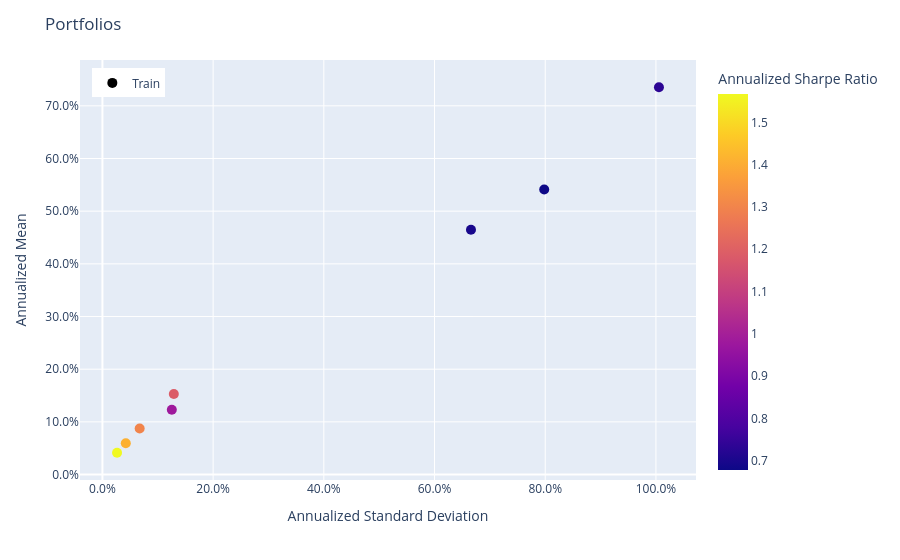

Write notebook code for a chart like this one.
### Code cell
population_train.plot_measures(
    x=RiskMeasure.ANNUALIZED_STANDARD_DEVIATION,
    y=PerfMeasure.ANNUALIZED_MEAN,
    color_scale=RatioMeasure.ANNUALIZED_SHARPE_RATIO,
    hover_measures=[RiskMeasure.MAX_DRAWDOWN, RatioMeasure.ANNUALIZED_SORTINO_RATIO],
)

### Figure 1 — Plotly figure (JSON) as saved in the notebook; plotly's stock layout.template omitted (floating-point values rounded to 4 significant figures)
{"data": [{"customdata": [["Train", 0.05077, 1.837, 1.301], ["Train", 0.1098, 1.781, 1.185], ["Train", 0.1134, 1.437, 0.9818], ["Train", 0.1595, 6.594, 0.7313], ["Train", 0.04557, 9.148, 0.6782], ["Train", 0.0383, 9.057, 0.6979], ["Train", 0.03446, 2.169, 1.567], ["Train", 0.03747, 2.026, 1.409]], "hovertemplate": "<b>%{hovertext}</b><br><br>tag=%{customdata[0]}<br>Annualized Standard Deviation=%{x:.3f}<br>Annualized Mean=%{y:.3f}<br>MAX Drawdown=%{customdata[1]:.3f}<br>Annualized Sortino Ratio=%{customdata[2]:.3f}<br>Annualized Sharpe Ratio=%{marker.color:.3f}<extra></extra>", "hovertext": ["Fold 0", "Fold 1", "Fold 2", "Fold 3", "Fold 4", "Fold 5", "Fold 6", "Fold 7"], "legendgroup": "Train", "marker": {"color": [1.301, 1.185, 0.9818, 0.7313, 0.6782, 0.6979, 1.567, 1.409], "coloraxis": "coloraxis", "size": 10, "symbol": "circle"}, "mode": "markers", "name": "Train", "orientation": "v", "showlegend": true, "type": "scatter", "x": [0.06724, 0.129, 0.1253, 1.005, 0.7982, 0.6658, 0.0264, 0.04222], "xaxis": "x", "y": [0.08746, 0.1529, 0.1231, 0.7353, 0.5413, 0.4647, 0.04137, 0.05947], "yaxis": "y"}], "layout": {"coloraxis": {"colorbar": {"title": {"text": "Annualized Sharpe Ratio"}}, "colorscale": [[0, "#0d0887"], [0.1111, "#46039f"], [0.2222, "#7201a8"], [0.3333, "#9c179e"], [0.4444, "#bd3786"], [0.5556, "#d8576b"], [0.6667, "#ed7953"], [0.7778, "#fb9f3a"], [0.8889, "#fdca26"], [1, "#f0f921"]]}, "legend": {"title": {}, "tracegroupgap": 0, "x": 0.02, "xanchor": "left", "y": 0.98, "yanchor": "top"}, "margin": {"t": 60}, "title": {"text": "Portfolios"}, "xaxis": {"anchor": "y", "domain": [0, 1], "tickformat": ",.1%", "title": {"text": "Annualized Standard Deviation"}}, "yaxis": {"anchor": "x", "domain": [0, 1], "tickformat": ",.1%", "title": {"text": "Annualized Mean"}}}}
